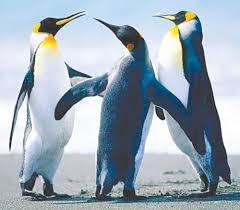
%> input picture images/birds.png, 240 x 210 px
$ octave histogramEqualization.m   (GNU Octave 9; MATLAB toolbox functions it lacks are replaced by stand-ins)
%> lines starting %> are read from the running program, lines starting %| are printed output that depends on the picture; in (x1, y1, x2, y2) boxes, pixels count from 0 and x2, y2 are one past the last pixel; in counts of white or black regions, pixels touching at a corner belong together; the program's own positions count from 1
clc;close all;clear;
img = imread('images/birds.png');
%> img is the input picture: size 210x240x3 uint8; mean R, G, B 157.4, 171.6, 183.2
figure(1)
subplot(3,2,1)
imshow(img)
%%convert rgb to gray image
gimg = 0.3*img(:,:,1) + 0.59*img(:,:,2) + 0.11*img(:,:,3);
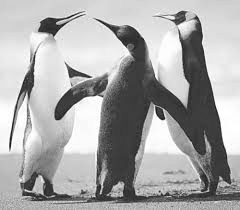
%> gimg: size 210x240 uint8; min 10, max 255, mean 168.7

subplot(3,2,2)
imshow(gimg)
[m,n] = size(gimg);
%> m = 210; n = 240
subplot(3,2,3)
imhist(img)
subplot(3,2,4)
imhist(gimg)
%% histogram of gray image
histo = zeros(1,256);
x = 0:255;
 for i = 1:m
     for j = 1:n
        histo(1,gimg(i,j)+1) = histo(1,gimg(i,j)+1) + 1;
     end
 end
%> after the loop, histo = 256 values, max 1215 at index 62, min 0 at index 1, mean 196.9
subplot(3,2,5)
stem(x,histo)
%% histogram equalization of gray image
% calculate pdf
for i = 1:256
     histopdf = histo(i)/(m*n);
end
%> this loop made 256 passes
%> histopdf on passes 1 to 3: 0, 0, 0
histocdf = 0;
for i=1:256
    histocdf = histocdf + histo(i);
    histo(i) = histocdf;
end
%> this loop made 256 passes
%> after the loop, histo = 256 values from 0 to 50400; histocdf = 50400
for i=1:m
    for j = 1:n
    new_img(i,j) =round(histo(img(i,j)+1)*255);
    end
end
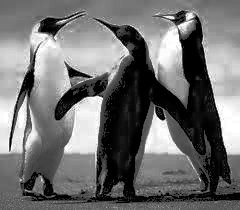
%> new_img: size 210x240 double; min 0, max 12852000, mean 5682477.2; drawn with min black and max white
  disp(new_img)
subplot(3,2,6)
imhist(new_img)
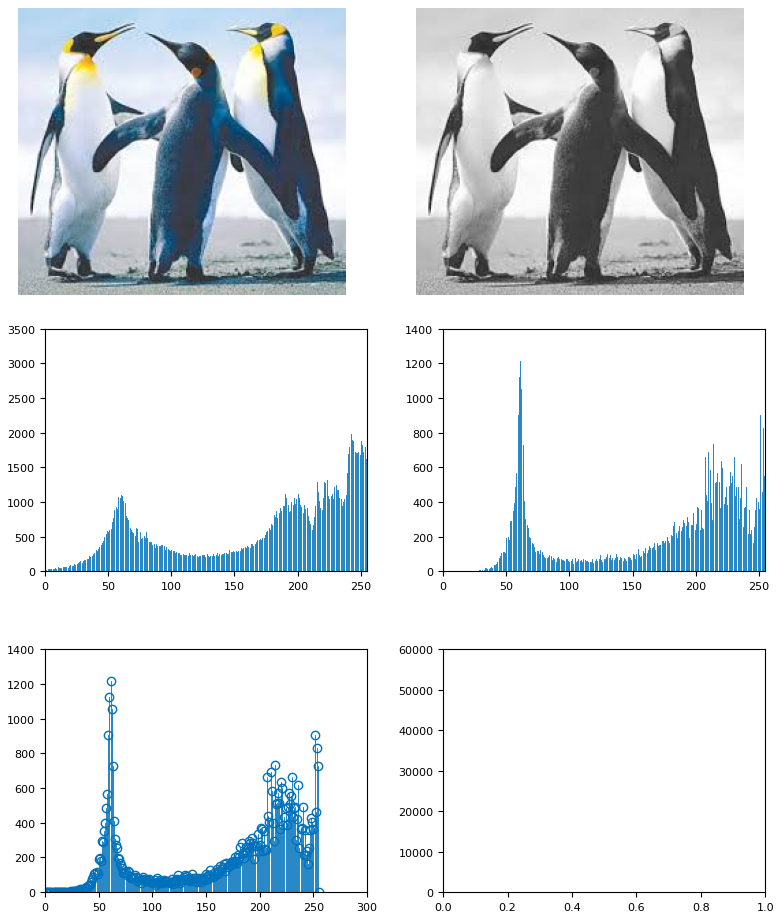
%> figure redrawn from the program's plot data, 6 panels
figure(2)
subplot(2,2,1)
histeq(img)
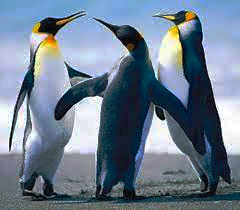
%> ans: size 210x240x3 uint8; mean R, G, B 109.3, 125.8, 143.9
subplot(2,2,2)
imshow(new_img)
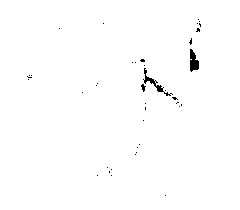
%> displayed picture: size 210x240, on the screen's scale of 0 to 255; 99.2% white; 40 black regions (37 under 20 px), largest, box (x1, y1, x2, y2) and area: (190, 49, 199, 72) 141, (143, 68, 173, 96) 134, (141, 84, 146, 92) 22

$ run again, with images/pappers.png copied over images/birds.png
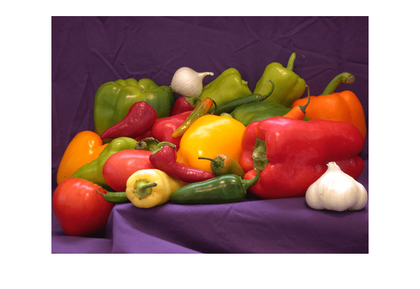
%> input picture images/pappers.png, 420 x 289 px, shrunk from 678 x 467 before the run
%> img is the input picture: size 289x420x3 uint8; mean R, G, B 171.6, 137.7, 132.4
%> after the loop `for i = 1:m`: histo = 256 values, max 45195 at index 255, min 0 at index 1, mean 474.1
%> the loop `for i = 1:256` made 256 passes
%> histopdf on passes 1 to 3: 0, 0, 0
%> the loop `for i=1:256` made 256 passes
%> after the loop `for i=1:256`: histo = 256 values from 0 to 121380; histocdf = 121380
%> after the loop `for i=1:m`:
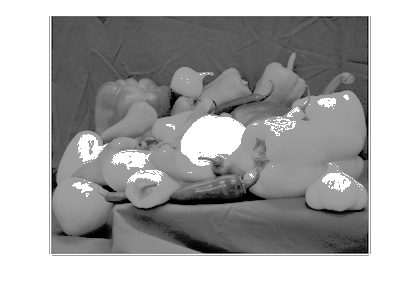
%> new_img: size 289x420 double; min 8415, max 30951900, mean 20525646.9; drawn with min black and max white
%> `histeq(img)`:
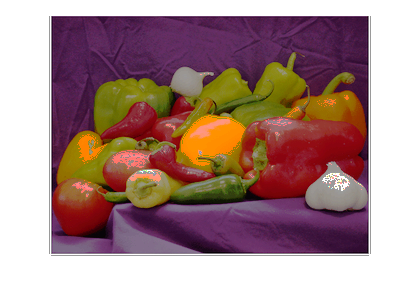
%> ans: size 289x420x3 uint8; mean R, G, B 166.1, 134.9, 132.9
